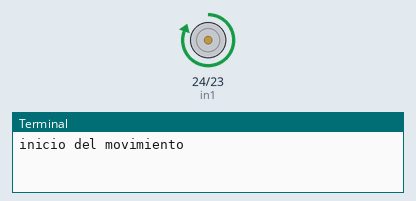
Simulated run of this program. Board: Raspberry Pi (BCM pin numbers). Shown: motor-driver pin pairs drawn as motors (green arrow = first pin HIGH = forward, orange = second pin HIGH = backward, longer = more drive), the last lines printed to the terminal. At 10.0 s the program stops and its outputs stay as they are.

Above: at 0.1 s.
At 10.1 s:
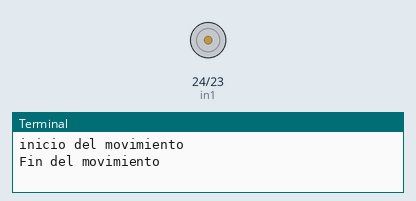
Timing chart, 0 to 11.5 s (numbered marks = the images above):
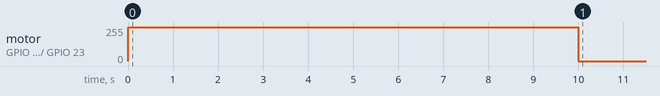

The program:

5-motor_1.py
```python
import RPi.GPIO as GPIO
from time import sleep

in1 = 24
in2 = 23

GPIO.setmode(GPIO.BCM)

GPIO.setup(in1,GPIO.OUT)
GPIO.setup(in2,GPIO.OUT)

GPIO.output(in1,GPIO.LOW)
GPIO.output(in2,GPIO.LOW)

print("inicio del movimiento")
GPIO.output(in1,GPIO.HIGH)
GPIO.output(in2,GPIO.LOW)
sleep(10)

print("Fin del movimiento")
GPIO.output(in1,GPIO.LOW)
GPIO.output(in2,GPIO.LOW)

GPIO.cleanup()
```

Measured:
- by itself, motor on GPIO 24 (in1) / GPIO 23 (in2): stopped → forward 255/255 at 0.00 s, → stopped 10.0 s later
